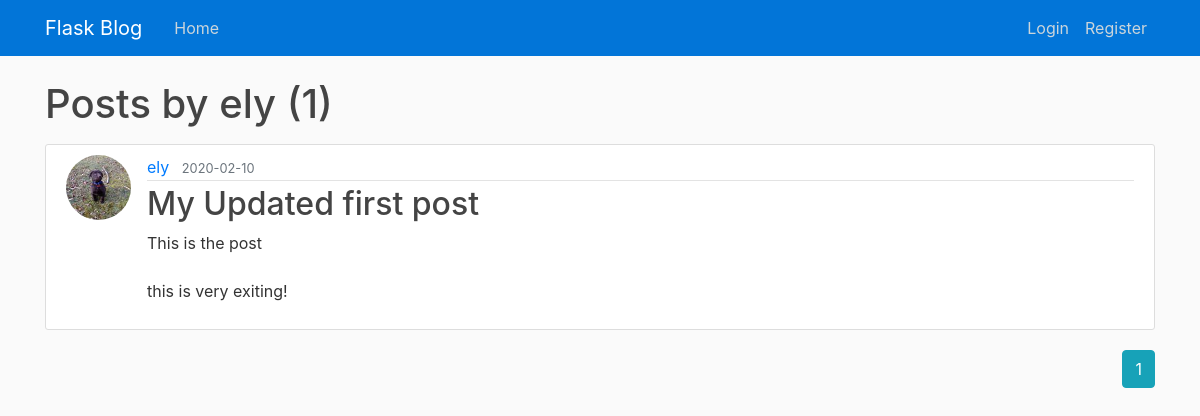
The app's page /user/ely with its own data.
### flaskblog/models.py (models this page shows, shortened)
class User(db.Model, UserMixin):
    id = db.Column(db.Integer, primary_key=True)
    username = db.Column(db.String(20), unique=True, nullable=False)
    email = db.Column(db.String(120), unique=True, nullable=False)
    image_file = db.Column(db.String(20), nullable=False, default='default.jpg')
    password = db.Column(db.String(60), nullable=False)
    posts = db.relationship('Post', backref='author', lazy=True)

class Post(db.Model):
    id = db.Column(db.Integer, primary_key=True)
    title = db.Column(db.String(100), nullable=False)
    date_posted = db.Column(db.DateTime, nullable=False, default=datetime.utcnow)
    content = db.Column(db.Text, nullable=False)
    user_id = db.Column(db.Integer, db.ForeignKey('user.id'), nullable=False)

### flaskblog/routes.py (the view)
@app.route("/user/<string:username>")
def user_posts(username):
    page = request.args.get('page', 1, type=int)
    user = User.query.filter_by(username=username).first_or_404()
    posts = Post.query.filter_by(author=user)\
        .order_by(Post.date_posted.desc())\
        .paginate(page=page, per_page=5)
    return render_template('user_posts.html', posts=posts, user=user)

### flaskblog/templates/user_posts.html (shortened to what this page needs)
{% extends "layout.html" %}
{% block content %}
    <h1 class="mb-3">Posts by {{ user.username }} ({{ posts.total }})</h1>
    {% for post in posts.items %}
        <article class="media content-section">
            <img class="rounded-circle article-img" src="{{ url_for('static', filename='profile_pics/' + post.author.image_file) }}">
            <div class="media-body">
                <div class="article-metadata">
                    <a class="mr-2" href="{{ url_for('user_posts', username=post.author.username) }}">{{ post.author.username }}</a>
                    <small class="text-muted">{{ post.date_posted.strftime('%Y-%m-%d') }}</small>
                </div>
                <h2><a class="article-title" href="{{ url_for('post', post_id=post.id) }}">{{ post.title }}</a></h2>
                <p class="article-content">{{ post.content }}</p>
            </div>
        </article>
    {% endfor %}
    <div class="text-right">
    {% for page_num in posts.iter_pages(left_edge=1, right_edge=1, left_current=1, right_current=2) %}
        {% if page_num %}
            {% if posts.page == page_num %}
                <a class="btn btn-info mb-4" href="{{ url_for('user_posts', username=user.username, page=page_num) }}">{{ page_num }}</a>
            {% else %}
                <a class="btn btn-outline-info mb-4" href="{{ url_for('user_posts', username=user.username, page=page_num) }}">{{ page_num }}</a>
            {% endif %}
        {% endif %}
    {% endfor %}
    </div>
{% endblock content %}

### flaskblog/static/main.css (style rules this page uses)
body { background: #fafafa; color: #333333; margin-top: 5rem; }
h1, h2, h3, h4, h5, h6 { color: #444444; }
.content-section { background: #ffffff; padding: 10px 20px; border: 1px solid #dddddd; border-radius: 3px; margin-bottom: 20px; }
.article-title { color: #444444; }
.article-content { white-space: pre-line; }
.article-img { height: 65px; width: 65px; margin-right: 16px; }
.article-metadata { padding-bottom: 1px; margin-bottom: 4px; border-bottom: 1px solid #e3e3e3 }

### records on screen
User: username "ely"
Post: image_file (picture), author.username "ely", date_posted "2020-02-10", title "My Updated first post", content "This is the post this is very exiting!"

### other values on screen
{{ posts.total }} "1"
{{ page_num }} "1"
